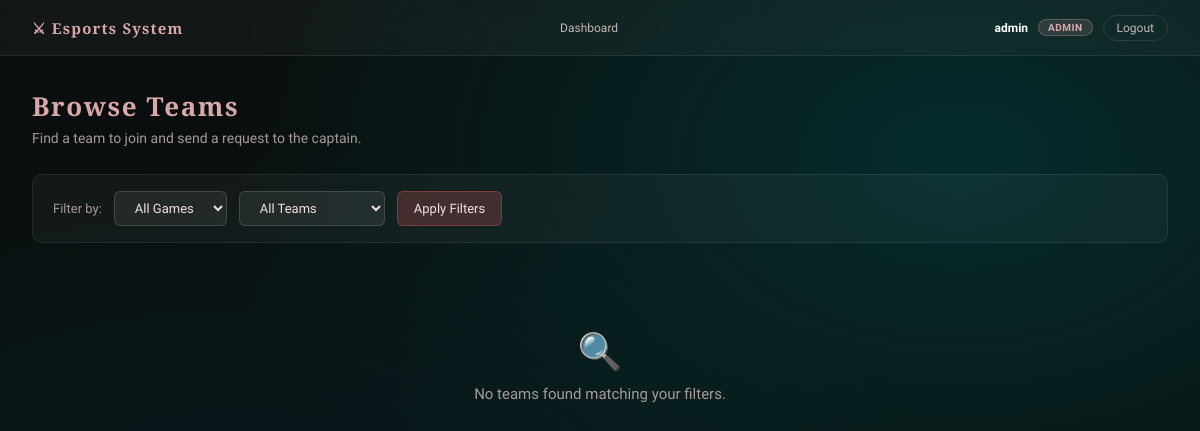
Before: /teams/browse/ (signed in) with the older database file.
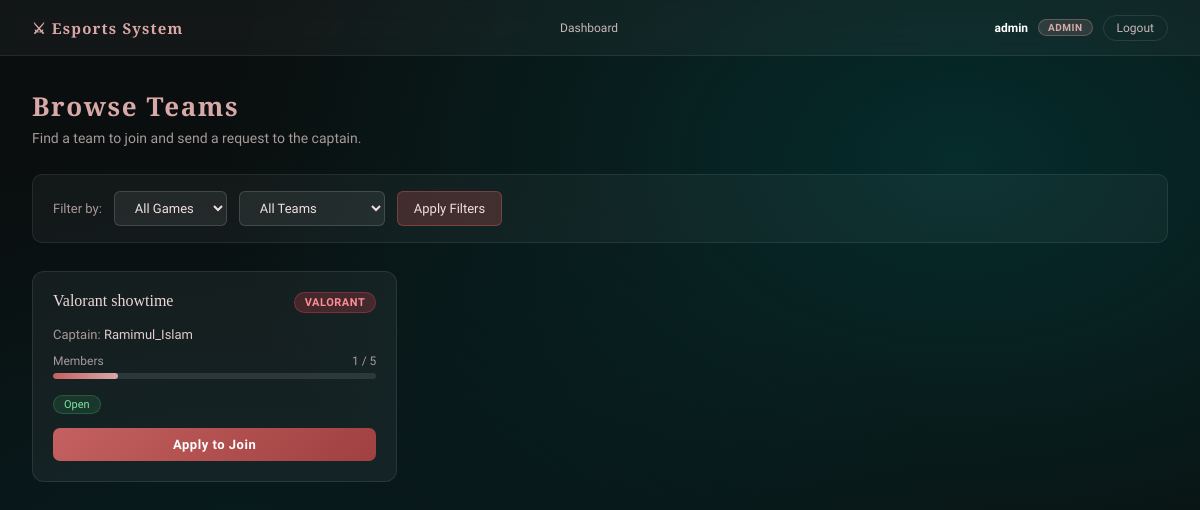
After: the same page with the newer database file.
### teams/models.py (models this page shows, shortened)
class Team(models.Model):
    GAME_CHOICES = [
        ('valorant', 'Valorant'),
        ('pubg',     'PUBG'),
    ]
    name = models.CharField(max_length=100, unique=True)
    game = models.CharField(max_length=20, choices=GAME_CHOICES)
    captain = models.ForeignKey(
        settings.AUTH_USER_MODEL,
        on_delete=models.CASCADE,
        related_name='captained_teams',
    )
    team_code = models.CharField(
        max_length=10,
        unique=True,
        default=generate_team_code,
    )
    created_at = models.DateTimeField(auto_now_add=True)
    def max_size(self):
        return 5 if self.game == 'valorant' else 4

### accounts/models.py (models this page shows, shortened)
class CustomUser(AbstractUser):
    ROLE_CHOICES = [
        ('player',    'Player'),
        ('organizer', 'Organizer'),
        ('admin',     'Admin'),
    ]
    role = models.CharField(
        max_length=20,
        choices=ROLE_CHOICES,
        default='player',
    )
    address = models.CharField(max_length=255, blank=True)
    phone   = models.CharField(max_length=20,  blank=True)

### teams/views.py (the view)
# urls.py: path('browse/',                                   views.browse_teams,        name='browse_teams'),
@login_required
def browse_teams(request):
    teams = Team.objects.all().select_related('captain').prefetch_related('memberships')
    game_filter         = request.GET.get('game', '')
    availability_filter = request.GET.get('availability', '')
    if game_filter:
        teams = teams.filter(game=game_filter)
    team_data = []
    for team in teams:
        current_size = team.memberships.count()
        max_size     = team.max_size()
        is_full      = current_size >= max_size
        if availability_filter == 'open' and is_full:
            continue
        already_requested = JoinRequest.objects.filter(
            team=team, player=request.user, status='pending',
        ).exists()
        already_member = TeamMembership.objects.filter(
            user=request.user, team=team,
        ).exists()
        in_same_game_team = TeamMembership.objects.filter(
            user=request.user, team__game=team.game,
        ).exists()
        team_data.append({
            'team':              team,
            'current_size':      current_size,
            'max_size':          max_size,
            'is_full':           is_full,
            'already_requested': already_requested,
            'already_member':    already_member,
            'can_apply':         not is_full and not already_requested and not already_member and not in_same_game_team,
        })
    return render(request, 'teams/browse_teams.html', {
        'team_data':           team_data,
        'game_choices':        Team.GAME_CHOICES,
        'game_filter':         game_filter,
        'availability_filter': availability_filter,
    })

### teams/templates/teams/browse_teams.html (shortened to what this page needs)
{% extends "base.html" %}
{% block content %}
<div class="page-header">
  <h1>Browse Teams</h1>
  <p>Find a team to join and send a request to the captain.</p>
</div>
<form method="GET" action="{% url 'browse_teams' %}">
  <div class="filter-bar">
    <span class="filter-label">Filter by:</span>
    <select name="game">
      <option value="">All Games</option>
    </select>
    <select name="availability">
      <option value="">All Teams</option>
    </select>
    <button type="submit">Apply Filters</button>
  </div>
</form>
{% if team_data %}
  <div class="team-grid">
    {% for item in team_data %}
      <div class="team-card">
        <div class="team-card-header">
          <div class="team-name">{{ item.team.name }}</div>
          <span class="game-badge {{ item.team.game }}">{{ item.team.get_game_display }}</span>
        </div>
        <div class="team-meta">Captain: <span>{{ item.team.captain.username }}</span></div>
        <div class="slot-bar-wrap">
          <div class="slot-label">
            <span>Members</span>
            <span>{{ item.current_size }} / {{ item.max_size }}</span>
          </div>
          <div class="slot-bar-bg">
            <div class="slot-bar-fill {% if item.is_full %}full{% endif %}"
                 style="width: {% widthratio item.current_size item.max_size 100 %}%">
            </div>
          </div>
        </div>
        {% if item.is_full %}
          <span class="status-tag full">Full</span>
        {% else %}
          <span class="status-tag open">Open</span>
        {% endif %}
        {% if item.already_member %}
          <button class="btn-apply disabled" disabled>Already a Member</button>
        {% elif item.already_requested %}
          <button class="btn-apply disabled" disabled>Request Pending</button>
        {% elif item.is_full %}
          <button class="btn-apply disabled" disabled>Team Full</button>
        {% elif item.can_apply %}
          <form method="POST" action="{% url 'request_to_join' item.team.pk %}">
            <button type="submit" class="btn-apply active">Apply to Join</button>
          </form>
        {% else %}
          <button class="btn-apply disabled" disabled>Not Eligible</button>
        {% endif %}
      </div>
    {% endfor %}
  </div>
{% else %}
  <div class="empty-state">
    <span>&#128269;</span>
    No teams found matching your filters.
  </div>
{% endif %}
{% endblock %}

Changed rows visible on the page:
added Team: team.name "Valorant showtime", team.game "VALORANT", team.captain.username "Ramimul_Islam", current_size "1", max_size "5"
Other visible differences:
text no longer shown: "🔍 No teams found matching your filters."
